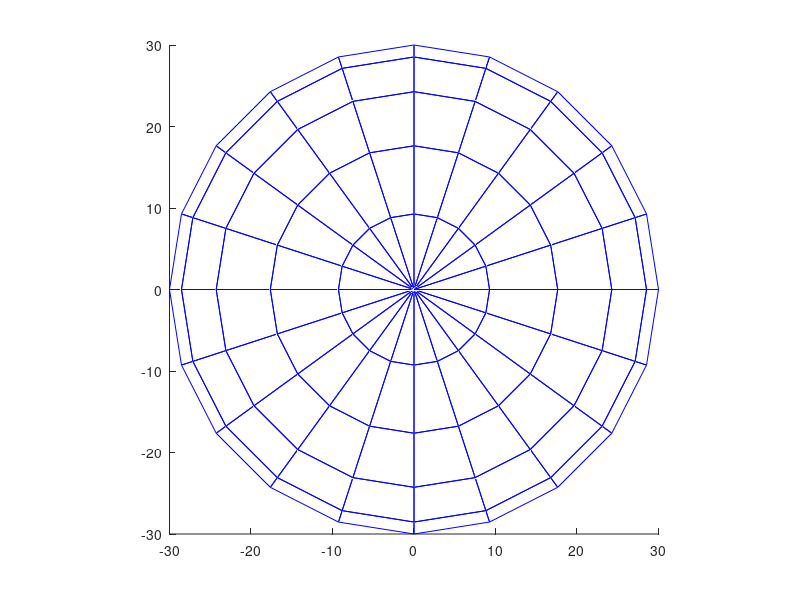

Source code (MATLAB): (Note: this script raises an error after producing the figure.)
function ex_earth
%----------------------------------
    function p=T(lx,ly,rho)
        p=rho*[cos(ly)*cos(lx);cos(ly)*sin(lx);sin(ly)];
    end
%----------------------------------
    function draw_earth()
        M=[]; a=pi/10;
        Ly=-pi/2:a:pi/2; Lx=0:a:2*pi;
        for ly1=Ly, for lx1=Lx, M=[M,T(lx1,ly1,rho)]; end; end;
        plot3(M(1,:),M(2,:),M(3,:),'blue');
        M=[]; 
        for lx1=Lx, for ly1=Ly, M=[M,T(lx1,ly1,rho)]; end; end;
        plot3(M(1,:),M(2,:),M(3,:),'blue');                   
    end 
%------------------------------------------------
    function draw_rob(x,col,size)
        lx=x(1); ly=x(2); psi=x(3);
        rob0=[ 0  0  10  0   0   10   0   0 ;
              -1  1   0 -1  -0.2  0  0.2  1 ;
               0  0   0  0   1    0   1   0
               1  1   1  1   1    1   1   1  ] ;
        Rlatlong=[-sin(lx),-sin(ly)*cos(lx),cos(ly)*cos(lx);
               cos(lx),-sin(ly)*sin(lx),cos(ly)*sin(lx);
                    0    , cos(ly)        ,sin(ly)] ;  
        E=eulermat(0,0,psi); %phi,theta,psi
        R=[Rlatlong*E,T(lx,ly,rho);0 0 0 1];
        rob=R*rob0;
        plot3(rob(1,:),rob(2,:),rob(3,:),col,'LineWidth',size);
    end
%------------------------------------------------
    function draw(xa,x)
        clf; axis(rho*[-1,1,-1,1,-1,1]); axis square;hold on;
        draw_earth();          
        draw_rob(xa,'red',2)
        draw_rob(x,'black',2)
        drawnow();        
    end
%----------------  Main  ------------------------
rho=30; 
xa=[0;0;0];
x=[3;1;1];
draw(xa,x);
end

